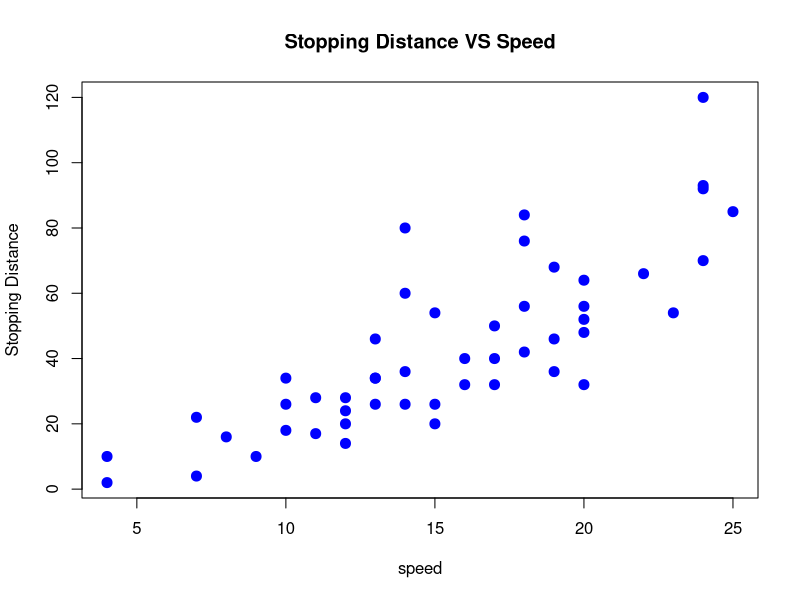
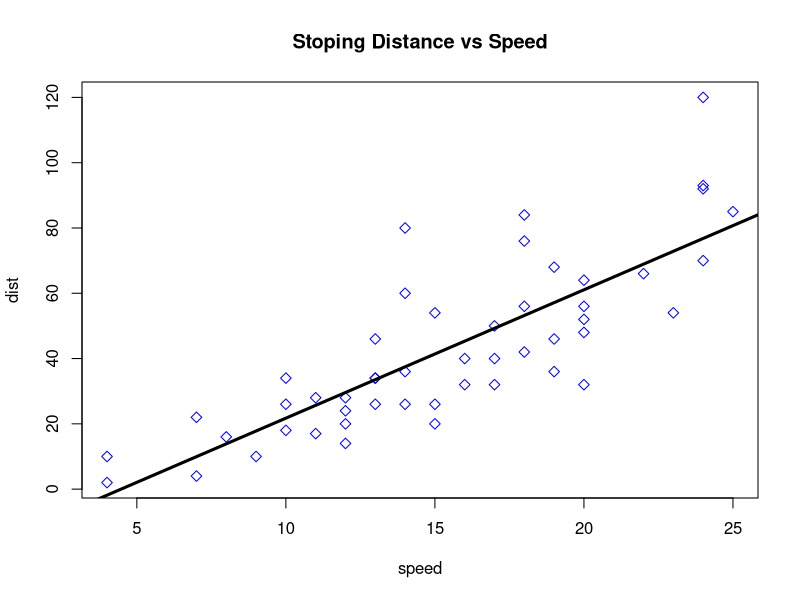

Reproduce these figures in R, in order.
?cars
View(cars)
str(cars)
dim(cars)
plot(dist~speed,data=cars,xlab="speed",ylab = "Stopping Distance",main="Stopping Distance VS Speed",pch=20,cex=2,col="blue")
#speed is predicator variablw ands stopping Distance is Response Variable
x=cars$speed
y=cars$dist
#Least Square Method
sxy=sum((x-mean(x))*(y-mean(y)))
sxx=sum((x-mean(x))^2)
syy=sum((y-mean(y))^2)
c(sxy,sxx,syy)
#cal beta0 and beta1
beta_i_hat=sxy/sxx
beta0_hat=mean(y)-beta_i_hat*mean(x)
c(beta0_hat,beta_i_hat)
#possible x value in cars dataset
range(unique(cars$speed))
range(unique(cars$dist))
#makiing a prediction of distance for the speed 8 miles per hour
beta0_hat+beta_i_hat*8
#if x=21   which is not in dataset called interpolation 8%in% unique(cars$speed)
21 %in% unique(cars$speed)
8 %in% unique(cars$speed)  
min(cars$speed)<21 & 21<max(cars$speed)
#if x=50   which is not in dataset called interpolation 8%in% unique(cars$speed)
50 %in% unique(cars$speed)
min(cars$speed)<50 & 50<max(cars$speed)
#conside response =prediction+residual
cars[which(cars$speed==8),]
#epsilon
16-(beta0_hat+beta_i_hat*8)
beta_i_hat
y_hat= beta0_hat+(beta_i_hat*x);y_hat
e=y-y_hat;e
n=length(e);n
s2_e=sum(e^2)/(n-2);s2_e
s_e=sqrt(s2_e);s_e
#calc sum od square error, total sum of square
SST=sum((y-mean(y))^2)
SSReg=sum((y_hat-mean(y))^2)
SSE=sum((y-y_hat)^2)
c(SST=SST,SSReg=SSReg,SSE=SSE)
#se2=SSE/n-2
SSE/(n-2)
s2_e==SSE/(n-2) #verify with previous calculated value
#Coefficient of determination R2 is the proprortion of observation variation in y in the regresion on the model 
R2=SSReg/SST;R2
#65% of observed variability in stopping  
stop_dist_model = lm(dist~speed,data=cars)
stop_dist_model
c(beta0_hat,beta_i_hat)
plot(dist~speed,data = cars,main="Stoping Distance vs Speed",col="blue",pch=5)
abline(stop_dist_model,lwd=3,col="black")
names(stop_dist_model)
stop_dist_model$residuals
coef(stop_dist_model)
resid(stop_dist_model)
fitted(stop_dist_model)
